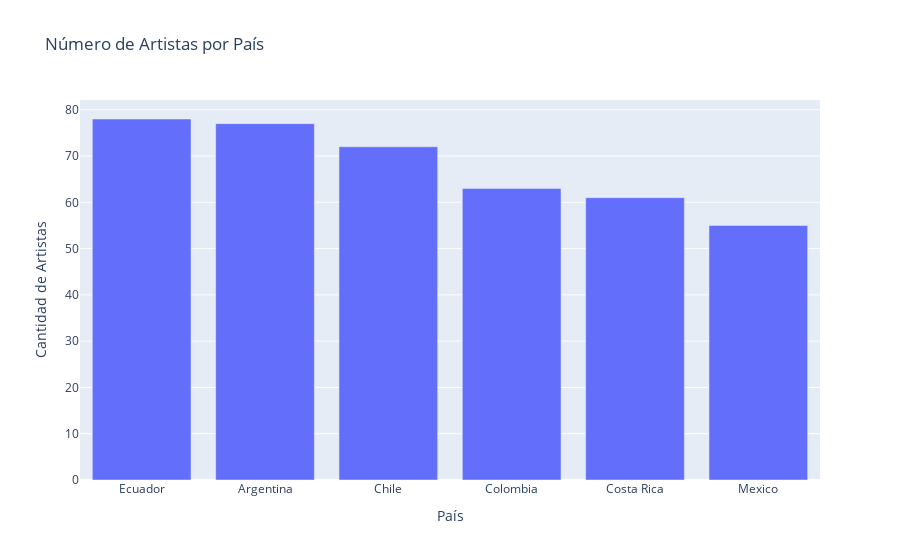

Notebook code for this chart:
### Markdown cell above
# Gráfica y representación de la consulta 4
En esta sección, se presenta la gráfica de lineas a partir de los datos obtenidos de la consulta 4. Analiza la diversidad musical de cada país en términos de atributos como acousticness, instrumentalness, y danceability, junto con la cantidad de artistas que contribuyen a esa diversidad.

### Code cell
try:
    # Conexión a la base de datos
    connection = psycopg2.connect(
        host='localhost',
        user='postgres',  
        password='2I@@`7ao*3}*',  
        database='proyecto'
    )
    print("Conexión exitosa")
    
    # Crear un cursor
    cursor = connection.cursor()
    
    t_consulta4 = "SELECT p.nombre AS pais, COUNT(DISTINCT a.artista_id) AS cantidad_artistas, AVG(c.acousticness) AS promedio_acousticness, AVG(c.instrumentalness) AS promedio_instrumentalness, STDDEV(c.danceability) AS desviacion_danceability, STDDEV(c.energy) AS desviacion_energy FROM Rankings r JOIN Canciones c ON r.spotify_id = c.spotify_id JOIN Paises p ON r.pais_codigo = p.pais_codigo JOIN Cancion_Artista ca ON c.spotify_id = ca.spotify_id JOIN Artistas a ON ca.artista_id = a.artista_id GROUP BY p.nombre ORDER BY cantidad_artistas DESC, p.nombre;"

    # Ejecutar la consulta
    cursor.execute(t_consulta4)
    rows = cursor.fetchall()

    # Crear un DataFrame
    df = pd.DataFrame(rows, columns=['pais', 'cantidad_artistas', 'promedio_acousticness', 'promedio_instrumentalness', 'desviacion_danceability', 'desviacion_energy'])

    # Generar el gráfico de barras
    fig = px.bar(
        df,
        x='pais',
        y='cantidad_artistas',
        title='Número de Artistas por País',
        labels={
            'cantidad_artistas': 'Cantidad de Artistas',
            'pais': 'País'
        }
    )

    # Mostrar el gráfico
    fig.show()
except Exception as error:
    print("Error al conectar o ejecutar la consulta:", error)
finally:
    if connection:
        cursor.close()
        connection.close()
        print("Conexión cerrada")

### Figure 1 — Plotly figure (JSON) as saved in the notebook; plotly's stock layout.template omitted (floating-point values rounded to 4 significant figures)
{"data": [{"alignmentgroup": "True", "hovertemplate": "País=%{x}<br>Cantidad de Artistas=%{y}<extra></extra>", "legendgroup": "", "marker": {"color": "#636efa", "pattern": {"shape": ""}}, "name": "", "offsetgroup": "", "orientation": "v", "showlegend": false, "textposition": "auto", "type": "bar", "x": ["Ecuador", "Argentina", "Chile", "Colombia", "Costa Rica", "Mexico"], "xaxis": "x", "y": [78, 77, 72, 63, 61, 55], "yaxis": "y"}], "layout": {"barmode": "relative", "legend": {"tracegroupgap": 0}, "title": {"text": "Número de Artistas por País"}, "xaxis": {"anchor": "y", "domain": [0, 1], "title": {"text": "País"}}, "yaxis": {"anchor": "x", "domain": [0, 1], "title": {"text": "Cantidad de Artistas"}}}}
